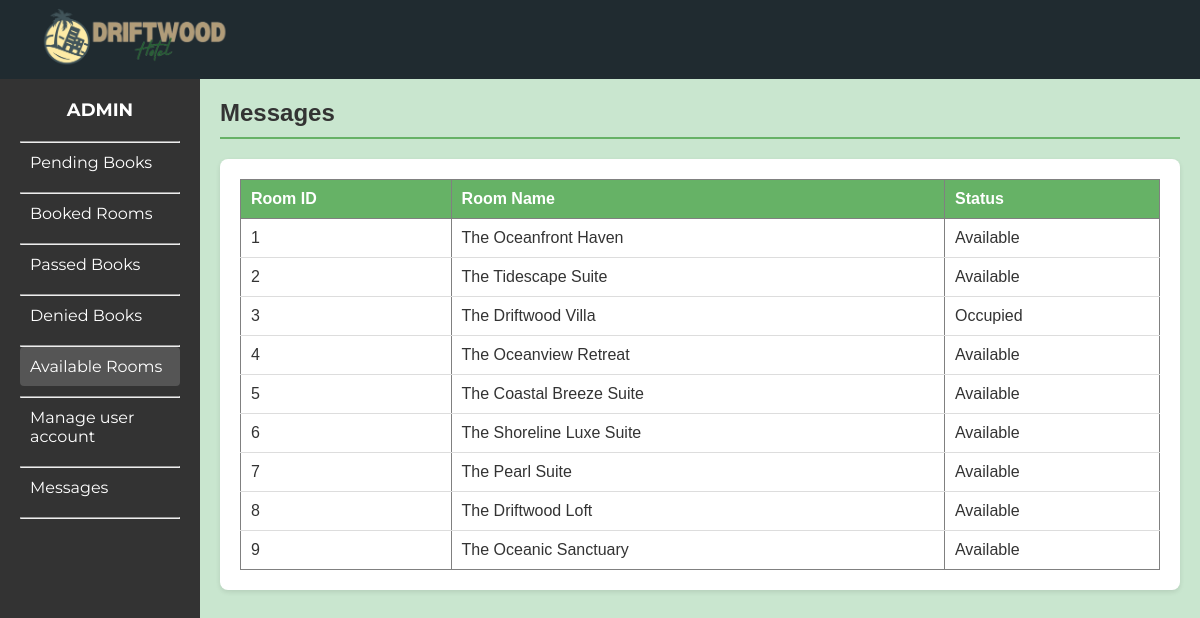
The app's page /adminpages/room_availability.php with its own data.
### tables this page shows
CREATE TABLE `rooms` (
  `id` int(11) NOT NULL,
  `room_id` int(11) DEFAULT NULL,
  `room_name` varchar(100) NOT NULL,
  `room_type` varchar(50) NOT NULL,
  `price` decimal(10,2) NOT NULL,
  `status` enum('Available','Occupied') NOT NULL DEFAULT 'Available',
  `created_at` timestamp NOT NULL DEFAULT current_timestamp(),
  `updated_at` timestamp NOT NULL DEFAULT current_timestamp() ON UPDATE current_timestamp()
);

### adminpages/room_availability.php (the view, shortened to what this page needs)
<?php
$host = 'localhost';
$dbname = 'driftwoodhotel';
$username = 'root';
$password = '';
try {
    $pdo = new PDO("mysql:host=$host;dbname=$dbname", $username, $password);
    $pdo->setAttribute(PDO::ATTR_ERRMODE, PDO::ERRMODE_EXCEPTION);
    $stmt = $pdo->query("SELECT id, room_name, status FROM rooms");
    $rooms = $stmt->fetchAll(PDO::FETCH_ASSOC);
} catch (PDOException $e) {
    echo "Error fetching rooms: " . $e->getMessage();
}
?>
<!DOCTYPE html>
<html lang="en">
<head>
    <link rel="stylesheet" href="../css/admindesign.css">
    <link rel="stylesheet" href="../Room-desc.css">
</head>
<body>
<header class="main-header">
    <div class="logo"><img src="../Drifcombieng.png" id="logopic"></div>
</header>
<div class="dashboard">
    <aside class="sidebar">
        <div class="admin-title">ADMIN</div>
        <nav class="menu">
                <hr>
                <a href="../adminpage.php" class="menu-item">Pending Books</a>
                <hr>
                <a href="roombooking.php" class="menu-item">Booked Rooms</a>
                <hr>
                <a href="pass_books.php" class="menu-item">Passed Books</a>
                <hr>
                <a href="roombooking_denied.php" class="menu-item">Denied Books</a>
                <hr>
                <a href="room_availability.php" class="menu-item active">Available Rooms</a>
                <hr>
                <a href="manageuser.php" class="menu-item">Manage user account</a>
                <hr>
                <a href="messages.php" class="menu-item">Messages</a>
                <hr>
            </nav>
    </aside>
    <div class="content">
        <div class="content-header">
            <h2>Messages</h2><span class="inactive"></span>
        </div>
            <div class="table-container">
                <table border="1">
                    <thead>
                        <tr>
                            <th>Room ID</th>
                            <th>Room Name</th>
                            <th>Status</th>
                        </tr>
                    </thead>
                    <tbody>
                        <?php foreach ($rooms as $room): ?>
                            <tr>
                                <td><?php echo $room['id']; ?></td>
                                <td><?php echo $room['room_name']; ?></td>
                                <td><?php echo $room['status']; ?></td>
                            </tr>
                        <?php endforeach; ?>
                    </tbody>
            </table>
        </div>
    </div>
</div>
</body>
</html>

### css/admindesign.css (style rules this page uses)
*, *::before, *::after { margin: 0; padding: 0; box-sizing: border-box; }
:root { --bg-60-: #202B30; --bg-30-: #384B54; --bg-10-: #FFFFFF; --bg-sub-: whitesmoke; --bg-btn-: #68D2B7; --font-fam-poppins-: "Poppins", sans-serif; --font-fam-montserrat-: "Montserrat", sans-serif; }
html { scroll-behavior: smooth; }
body { margin: 0; font-family: Arial, sans-serif; background-color: #e6f3e6; overflow-x: hidden; }
.main-header { display: flex; align-items: center; padding: 10px; background-color: #66b266; }
.main-header .logo img { height: 50px; }
.dashboard { display: flex; height: 100vh; overflow-x: hidden; }
.admin-title { text-align: center; font-family: 'Montserrat'; }
.sidebar { width: 200px; background-color: #333; color: white; height: 100vh; padding: 20px; box-sizing: border-box; }
.sidebar .admin-title { font-size: 18px; font-weight: bold; margin-bottom: 20px; }
.sidebar .menu .menu-item { display: block; color: white; text-decoration: none; padding: 10px; margin-bottom: 10px; border-radius: 4px; font-family: 'Montserrat'; }
.sidebar .menu .menu-item:hover, .sidebar .menu .menu-item.active { background-color: #555; }
.content { flex: 1; padding: 20px; box-sizing: border-box; background-color: #C9E6CF; overflow-x: auto; }
.content-header { display: flex; justify-content: space-between; align-items: center; border-bottom: 2px solid #66b266; padding-bottom: 10px; margin-bottom: 20px; }
.content-header h2 { color: #333; margin: 0; }
.table-container { background-color: white; padding: 20px; border-radius: 8px; box-shadow: 0 2px 5px rgba(0, 0, 0, 0.1); overflow-x: auto; }
table { width: 100%; border-collapse: collapse; table-layout: auto; }
thead th { background-color: #66b266; color: white; padding: 10px; text-align: left; }
tbody td { padding: 10px; border-bottom: 1px solid #ddd; word-wrap: break-word; }
tbody tr:last-child td { border-bottom: none; }

### Room-desc.css (style rules this page uses)
*, *::before, *::after { margin: 0; padding: 0; box-sizing: border-box; }
:root { --bg-60-: #202B30; --bg-30-: #384B54; --bg-10-: #FFFFFF; --bg-sub-: whitesmoke; --bg-btn-: #68D2B7; --font-fam-poppins-: "Poppins", sans-serif; --font-fam-montserrat-: "Montserrat", sans-serif; }
html { scroll-behavior: smooth; }
body { background-color: #ACB9B6; color: #333; }
.main-header { width: 100%; height: 79px; background: #202b30; display: flex; justify-content: space-between; align-items: center; padding: 0 40px; box-sizing: border-box; }
#logopic { width: 12em; height: auto; }
a { color: inherit; text-decoration: none; }
header { font-family: var(--font-fam-montserrat-); background-color: var(--bg-60-); display: flex; flex-direction: column; justify-content: space-evenly; align-items: center; color: white; }
* { box-sizing: border-box; }
@media screen and (min-width: 60em) { header { flex-direction: row; } }

### records on screen
rooms: id "1", room_name "The Oceanfront Haven", status "Available"
rooms: id "2", room_name "The Tidescape Suite", status "Available"
rooms: id "3", room_name "The Driftwood Villa", status "Occupied"
rooms: id "4", room_name "The Oceanview Retreat", status "Available"
rooms: id "5", room_name "The Coastal Breeze Suite", status "Available"
rooms: id "6", room_name "The Shoreline Luxe Suite", status "Available"
rooms: id "7", room_name "The Pearl Suite", status "Available"
rooms: id "8", room_name "The Driftwood Loft", status "Available"
rooms: id "9", room_name "The Oceanic Sanctuary", status "Available"
